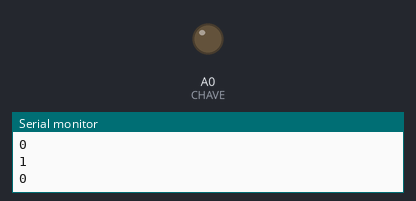
The sketch below on a simulated Arduino Uno, built with avr-gcc and run on an emulated ATmega328P. On the bench: output pins drawn as LEDs (lit = HIGH), the last lines printed to the serial monitor.

Above: at 1.0 s.
At 3.1 s:
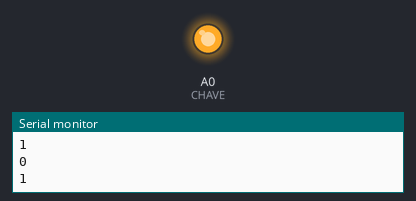
Timing chart, 0 to 3.5 s (numbered marks = the images above):
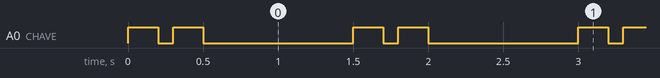

The sketch:

sketch_jun27a.ino
```cpp
#define CHAVE A0 //Define CHAVE como 2
void setup()
{

  pinMode(CHAVE, OUTPUT); //Configura o pino 2 como entrada
  Serial.begin(9600); //Habilita a porta Serial com um Baud Rate de 9600
}

void loop()
{
    Serial.println("1\n");
    digitalWrite(CHAVE, HIGH);
    delay(200); //Delay de 250 milissegundos
    digitalWrite(CHAVE, LOW);
    Serial.println("0\n");
    delay(100);
    Serial.println("1\n");
    digitalWrite(CHAVE, HIGH);
    delay(200); //Delay de 250 milissegundos
    digitalWrite(CHAVE, LOW);
    Serial.println("0\n");
    delay(1000); //Delay de 250 milissegundos
}
```

Measured:
- by itself, A0 (CHAVE): repeats every 1.5 s: LOW 0.10 s, HIGH 0.20 s, LOW 1.0 s, HIGH 0.20 s
- by itself, everything shown: repeats every 1.5 s, in 4 steps
